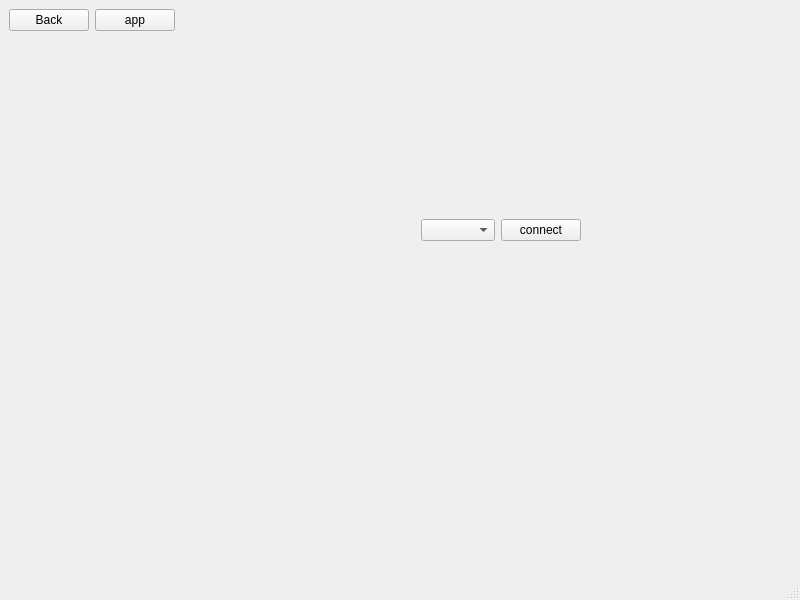
<?xml version="1.0" encoding="UTF-8"?>
<ui version="4.0">
 <class>Appchat</class>
 <widget class="QMainWindow" name="Appchat">
  <property name="geometry">
   <rect>
    <x>0</x>
    <y>0</y>
    <width>800</width>
    <height>600</height>
   </rect>
  </property>
  <property name="windowTitle">
   <string>Appchat</string>
  </property>
  <widget class="QWidget" name="centralwidget">
   <layout class="QGridLayout" name="gridLayout_2">
    <item row="1" column="3">
     <widget class="QStackedWidget" name="stackedWidget">
      <property name="currentIndex">
       <number>0</number>
      </property>
      <widget class="QWidget" name="page">
       <widget class="QWidget" name="layoutWidget">
        <property name="geometry">
         <rect>
          <x>240</x>
          <y>180</y>
          <width>160</width>
          <height>26</height>
         </rect>
        </property>
        <layout class="QHBoxLayout" name="horizontalLayout_2">
         <item>
          <widget class="QComboBox" name="comboBox"/>
         </item>
         <item>
          <widget class="QPushButton" name="pushButton_connect">
           <property name="text">
            <string>connect</string>
           </property>
          </widget>
         </item>
        </layout>
       </widget>
      </widget>
      <widget class="QWidget" name="page_2">
       <layout class="QGridLayout" name="gridLayout_3">
        <item row="0" column="0">
         <layout class="QGridLayout" name="gridLayout">
          <item row="0" column="0">
           <layout class="QHBoxLayout" name="horizontalLayout">
            <item>
             <widget class="QLineEdit" name="lineEdit"/>
            </item>
            <item>
             <widget class="QPushButton" name="pushButton_send">
              <property name="text">
               <string>send</string>
              </property>
             </widget>
            </item>
           </layout>
          </item>
          <item row="1" column="0">
           <widget class="QTextEdit" name="textEdit"/>
          </item>
         </layout>
        </item>
       </layout>
      </widget>
     </widget>
    </item>
    <item row="0" column="1">
     <widget class="QPushButton" name="pushButton_back">
      <property name="text">
       <string>Back</string>
      </property>
     </widget>
    </item>
    <item row="0" column="2">
     <widget class="QPushButton" name="pushButton_app">
      <property name="text">
       <string>app</string>
      </property>
     </widget>
    </item>
   </layout>
  </widget>
  <widget class="QMenuBar" name="menubar">
   <property name="geometry">
    <rect>
     <x>0</x>
     <y>0</y>
     <width>800</width>
     <height>21</height>
    </rect>
   </property>
  </widget>
  <widget class="QStatusBar" name="statusbar"/>
 </widget>
 <resources/>
 <connections/>
</ui>
